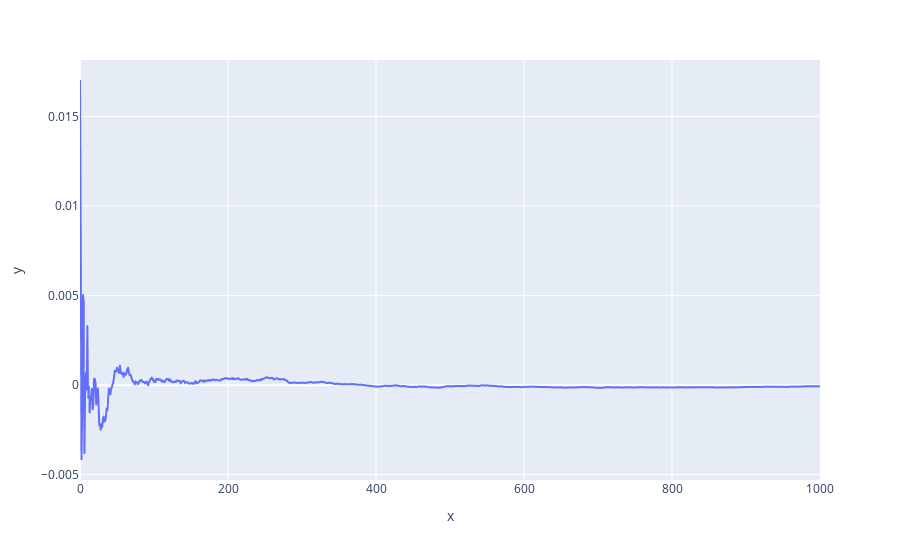

Write notebook code for a chart like this one.
### Code cell
ex.line(y=data_kalman.var(axis=0) - data_average.var(axis=0))

### Figure 1 — Plotly figure (JSON) as saved in the notebook; plotly's stock layout.template omitted (floating-point values rounded to 4 significant figures; data arrays with more than 128 entries replaced by an {"elided": "..."} marker saying what was removed)
{"data": [{"hovertemplate": "x=%{x}<br>y=%{y}<extra></extra>", "legendgroup": "", "line": {"color": "#636efa", "dash": "solid"}, "marker": {"symbol": "circle"}, "mode": "lines", "name": "", "showlegend": false, "type": "scattergl", "x": {"elided": "1001 int values"}, "xaxis": "x", "y": {"elided": "1001 float values"}, "yaxis": "y"}], "layout": {"autosize": true, "legend": {"tracegroupgap": 0}, "margin": {"t": 60}, "xaxis": {"anchor": "y", "autorange": true, "domain": [0, 1], "range": [0, 1000], "title": {"text": "x"}, "type": "linear"}, "yaxis": {"anchor": "x", "autorange": true, "domain": [0, 1], "range": [-0.005297, 0.01815], "title": {"text": "y"}, "type": "linear"}}}
